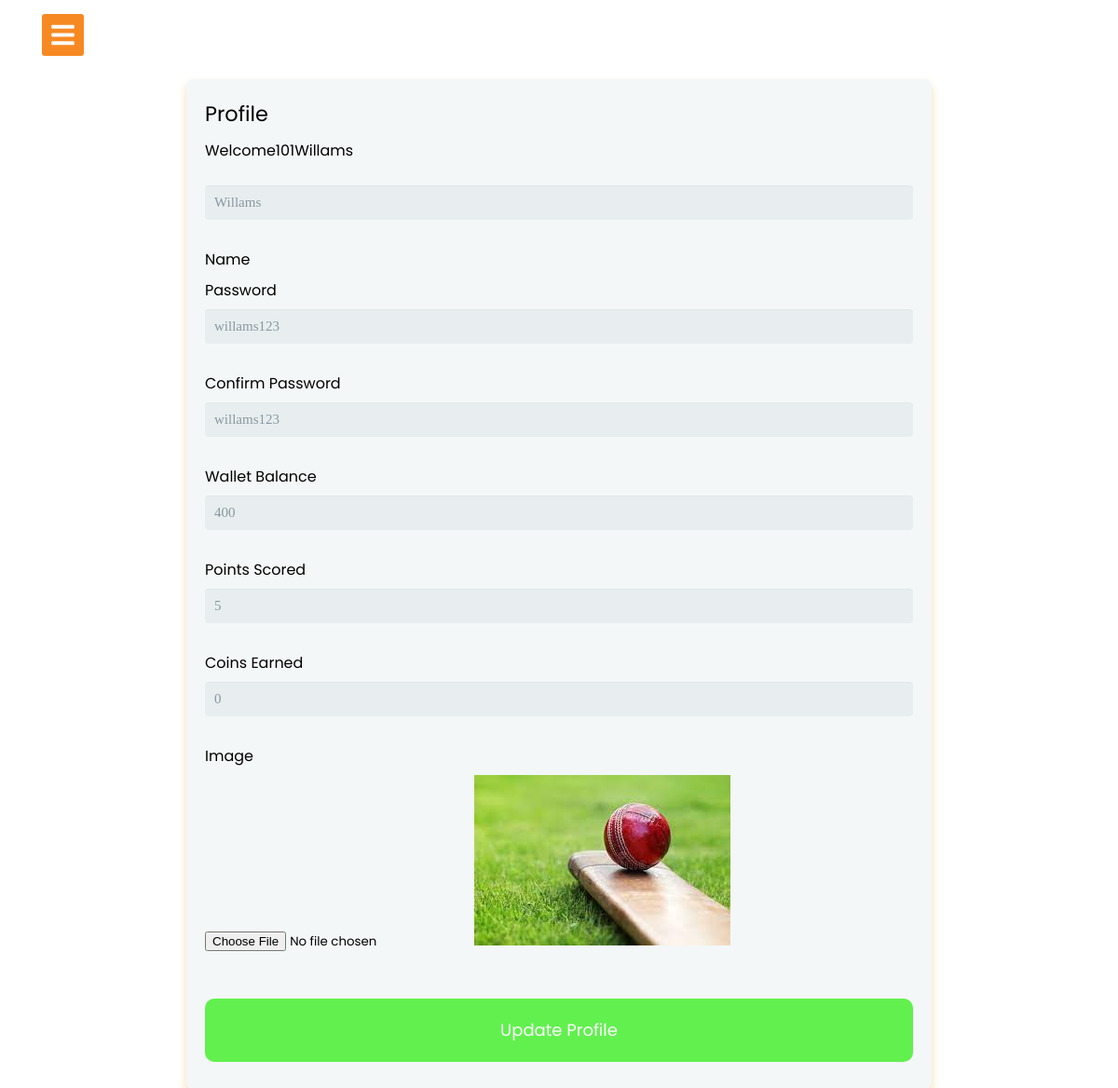
Page /profile.php (signed in) on the committed database.
### tables this page shows
CREATE TABLE `userdb` (
  `Username` varchar(55) NOT NULL,
  `Email` varchar(50) NOT NULL,
  `MobileNumber` varchar(50) NOT NULL,
  `Password` varchar(50) NOT NULL,
  `RefId` int(11) NOT NULL,
  `wallet_balance` int(11) NOT NULL,
  `points` int(11) NOT NULL,
  `coins` int(11) NOT NULL,
  `image` varchar(55) NOT NULL,
  `confirm_pass` varchar(55) NOT NULL
);

### profile.php (the view, shortened to what this page needs)
<!DOCTYPE html>
<html lang="en" dir="ltr">
   <head>
      <link rel="stylesheet" href="style.css">
      <link rel="stylesheet" href="https://cdnjs.cloudflare.com/ajax/libs/font-awesome/5.15.3/css/all.min.css"/>
   </head>
   <body>
      <div class="btn">
         <span class="fas fa-bars"></span>
      </div>
      <br><br><br>
      <div class="">
        <div class="form-style-5">
            <form action="updateprofile.php" method="POST" enctype="multipart/form-data">
            <fieldset>
            <legend>Profile</legend>
            <?php
               echo "Welcome". $_SESSION['userid'];
               $conn=mysqli_connect('localhost','root','','cricket');
               if($conn)
               {
                  $userid=$_SESSION['userid'];
                  $query = "SELECT * FROM userdb WHERE RefId = $userid";
                  $result = $conn->query($query);
                  if ($result->num_rows > 0) {
                     $userData = $result->fetch_assoc();
                  } else {
                     echo "User profile not found.";
                  }
                  echo $userData['Username'];
               }
            ?>
            <br><br>
            </fieldset>
            <input type="text" name="user" placeholder="Name" value="<?php echo $userData['Username']; ?>"disabled>
            <label>Name</label>
            <label>Password</label>
            <input type="text" name="pass" placeholder="Password" value="<?php echo $userData['Password']; ?>">
            <label>Confirm Password</label>
            <input type="text" name="pass1" placeholder="Confirm Password" value="<?php echo $userData['confirm_pass']; ?>">
            <label>Wallet Balance</label>
            <input type="text" name="wallet" placeholder="Wallet Balance" value="<?php echo $userData['wallet_balance']; ?>" disabled>
            <label>Points Scored</label>
            <input type="text" name="points" placeholder="Points Scored" value="<?php echo $userData['points']; ?>" disabled>
            <label>Coins Earned</label>
            <input type="text" name="coins" placeholder="Coins Earned" value="<?php echo $userData['coins']; ?>" disabled>
            <label>Image</label>
            <input type="file" name="img" placeholder="Upload Image" >
          <?php echo "<img src='" . $userData['image'] . "'><br>";?>
            <br><br>
            <input type="submit" value="Update Profile"  style="border-radius:10px;"/>
            </form>
        </div>
      </div>
   </body>
</html>

### style.css (style rules this page uses)
* { margin: 0; padding: 0; user-select: none; box-sizing: border-box; font-family: 'Poppins', sans-serif; }
.btn { position: absolute; top: 15px; left: 45px; height: 45px; width: 45px; text-align: center; background: rgb(247,137,35); border-radius: 3px; cursor: pointer; transition: left 0.4s ease; }
.btn span { color: white; font-size: 28px; line-height: 45px; }
.form-style-5 { max-width: 800px; padding: 10px 20px; background: #f4f7f8; margin: 10px auto; padding: 20px; background: #f4f7f8; border-radius: 8px; box-shadow: 0 5px 10px wheat; font-family: Georgia, "Times New Roman", Times, serif; }
.form-style-5 fieldset { border: none; }
.form-style-5 legend { font-size: 1.4em; margin-bottom: 10px; }
.form-style-5 label { display: block; margin-bottom: 8px; }
.form-style-5 input[type="text"], .form-style-5 input[type="date"], .form-style-5 input[type="datetime"], .form-style-5 input[type="email"], .form-style-5 input[type="number"], .form-style-5 input[type="search"], .form-style-5 input[type="time"], .form-style-5 input[type="url"], .form-style-5 textarea, .form-style-5 select { font-family: Georgia, "Times New Roman", Times, serif; background: white; border: none; border-radius: 4px; border-color: wheat; font-size: 15px; margin: 0; outline: 0; padding: 10px; width: 100%; box-sizing: border-box; -webkit-box-sizing: border-box; -moz-box-sizing: border-box; background-color: #e8eeef; color:#8a97a0; -webkit-box-shadow: 0 1px 0 rgba(0,0,0,0.03) inset; box-shadow: 0 1px 0 rgba(0,0,0,0.03) inset; margin-bottom: 30px; }
.form-style-5 input[type="submit"], .form-style-5 input[type="button"] { position: relative; display: block; padding: 19px 39px 18px 39px; color: #FFF; margin: 0 auto; background:rgb(98,240,79); font-size: 18px; text-align: center; font-style: normal; width: 100%; border: 1px solid rgb(98,240,79); border-width: 1px 1px 3px; margin-bottom: 10px; }

### rows in the picture
userdb: Username "Willams", user "Willams", pass "willams123", pass1 "willams123", wallet "400", points "5", coins "0", image (picture)

### other values in the picture
$_SESSION['userid'] "101"
